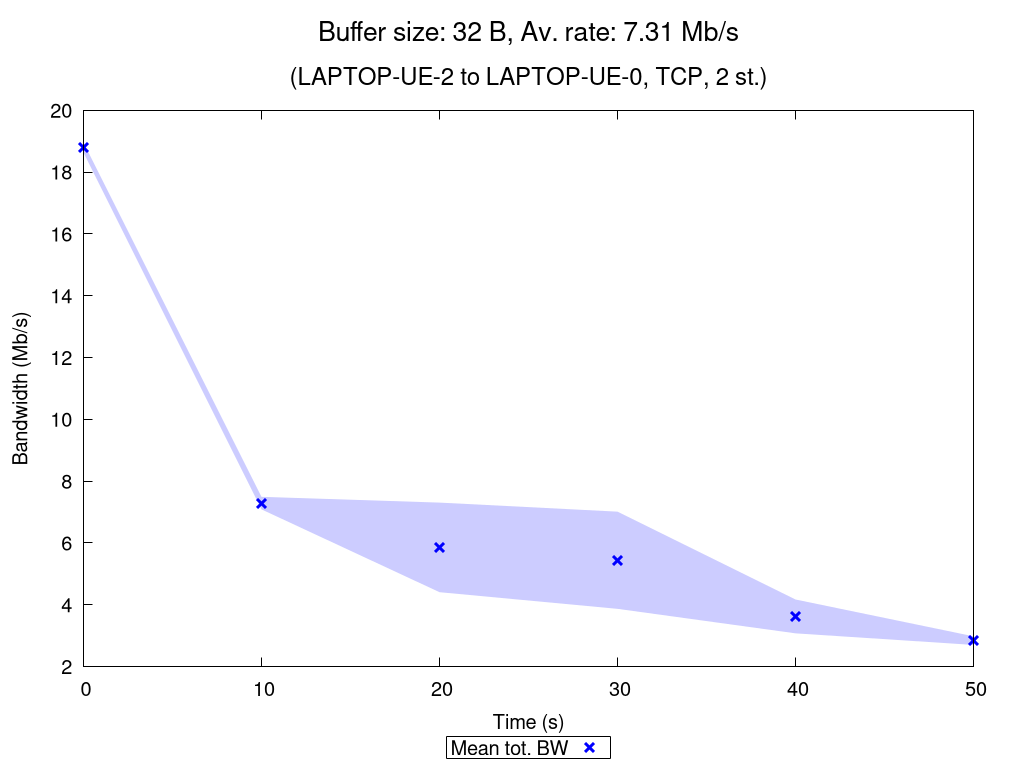

The gnuplot source for this figure:
set terminal pngcairo nocrop enhanced size 1024,768 font "Verdana,15"
set output "TCP_2_st_2020_10_18_01-36-23_two2one_00032B.png"

set title "{/=20 Buffer size: 32 B, Av. rate: 7.31 Mb/s}\n\n{/=18 (LAPTOP-UE-2 to LAPTOP-UE-0, TCP, 2 st.)}"

set xlabel "Time (s)"
set ylabel "Bandwidth (Mb/s)"
set ytics nomirror
set key bmargin center horizontal box samplen 1 width -1
set bmargin 4.6
set rmargin 4.5

rf = 1000000.0  # rate factor
set style fill transparent solid 0.2 noborder
set autoscale xfix
plot "TCP_2_st_2020_10_18_01-36-23_two2one_00032B_iperf_processed.dat" using 1:($2/rf-$3/rf):($2/rf+$3/rf) with filledcurves lc rgb "blue" notitle, \
     "" using 1:($2/rf) with points pt 2 ps 1.5 lw 3 lc rgb "blue" title "Mean tot. BW", \
